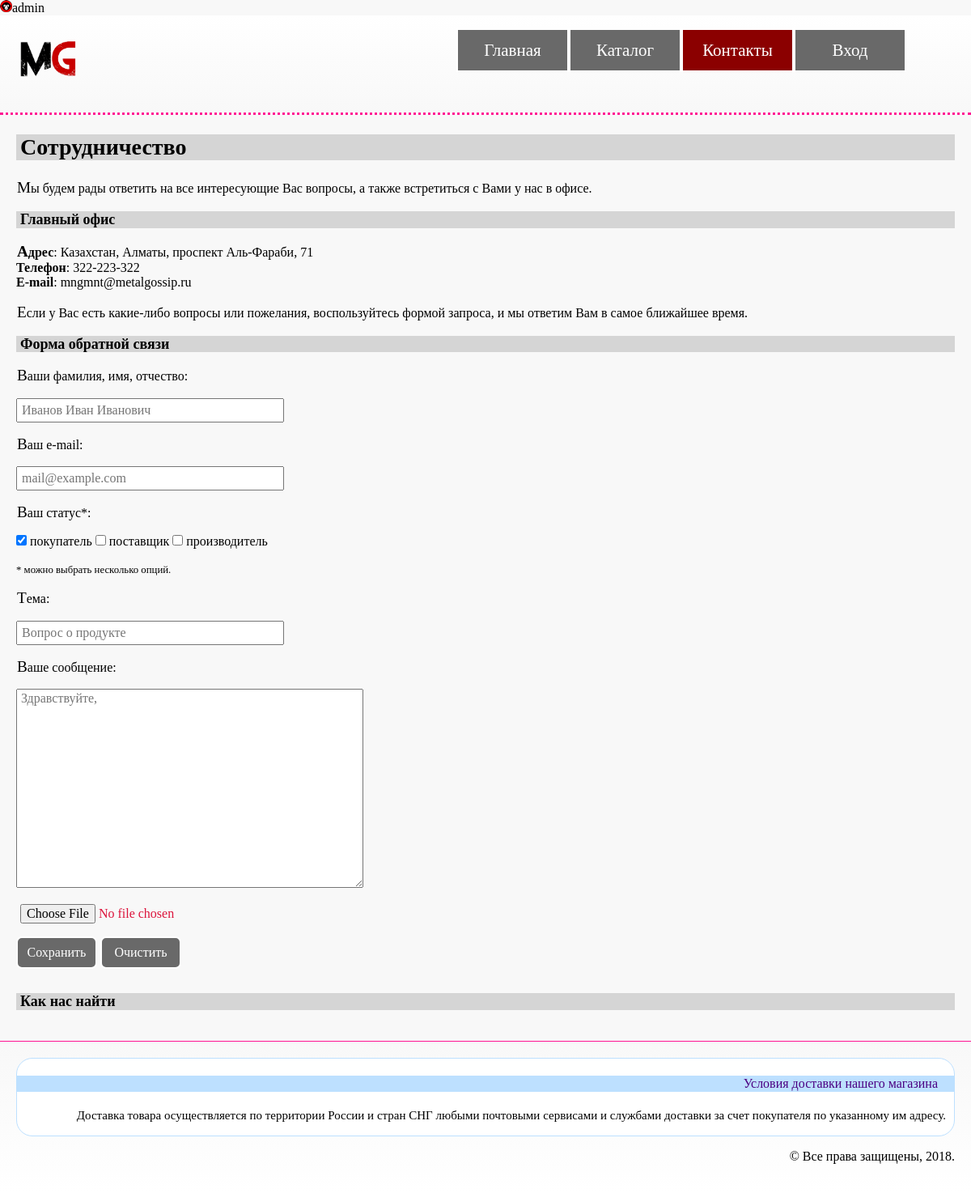
The page /contacts/ (signed in) on the database its author committed.
### accounts/models.py (models this page shows, shortened)
class Account(AbstractUser):
    avatar = models.ForeignKey('images.Image',
                               on_delete=models.PROTECT,
                               verbose_name='Аватар',
                               blank=True,
                               null=True)
    phone = models.CharField(verbose_name='Телефон',
                             max_length=12,
                             blank=True,
                             null=True)

### images/models.py (models this page shows, shortened)
class Image(models.Model):
    name = models.CharField(verbose_name='Название изображения',
                            max_length=250,
                            unique=True)
    value = models.ImageField(verbose_name='Изображение',
                              upload_to='images/')

### shop/views.py (the view)
# urls.py: path('contacts/', contacts),
def contacts(request):
    title = 'Контакты'
    return render(request, 'shop/contacts.html', context={'menu': get_menu(), 'title': title} )

### shop/views.py (called while the page is built)
def get_menu():
    with open('data/menu_list.json', encoding='utf-8') as file:
        return load(file).items()

### shop/templates/shop/contacts.html (shortened to what this page needs)
{% extends 'basic.html' %} {% block title %} MetalGossipStore&nbsp;&mdash; {{ title }} {% endblock %} {% block content %}
<h2>Сотрудничество</h2>
<p>Мы&nbsp;будем рады ответить на&nbsp;все интересующие Вас вопросы, а&nbsp;также встретиться с&nbsp;Вами у&nbsp;нас в&nbsp;офисе.</p>
<h3>Главный офис</h3>
<p><b>Адрес</b>: Казахстан, Алматы, проспект Аль-Фараби, 71<br>
    <b>Телефон</b>: 322-223-322<br>
    <b>E-mail</b>: mngmnt@metalgossip.ru</p>
<p>Если у&nbsp;Вас есть какие-либо вопросы или пожелания, воспользуйтесь формой запроса, и&nbsp;мы&nbsp;ответим Вам в&nbsp;самое ближайшее время.</p>
<h3>Форма обратной связи</h3>
<form action="№">
    <p>Ваши фамилия, имя, отчество:</p>
    <p><input type="text" placeholder="Иванов Иван Иванович"></p>
    <p>Ваш e-mail:</p>
    <p><input type="email" placeholder="mail@example.com"></p>
    <p>Ваш статус*:</p>
    <label><input type="checkbox" name="option1" value="customer" checked> покупатель</label>
    <label><input type="checkbox" name="option2" value="supplier"> поставщик</label>
    <label><input type="checkbox" name="option3" value="producer"> производитель</label>
    <p><small>* можно выбрать несколько опций.</small></p>
    <p>Тема:</p>
    <p><input type="text" placeholder="Вопрос о продукте"></p>
    <p>Ваше сообщение:</p>
    <p><textarea name="text" placeholder="Здравствуйте,"></textarea></p>
    <p><input type="file"></p>
    <p><button type="submit">Сохранить</button> <button type="reset">Очистить</button></p>
</form>
<div class="map">
    <h3>Как нас найти</h3>
</div>
{% endblock %}

### templates/basic.html (shortened to what this page needs)
 {% load static %}
<!DOCTYPE html>
<html lang="en">
<head>
    <link rel="stylesheet" href="{% static 'css/normalize.css' %}">
    <link rel="stylesheet" href="{% static 'css/style.css' %}">
</head>
<body>
    <div class="container">
        <div class="site">
           <div class="user"><img src="{{ user.avatar.value.url }}" alt="Аватар пользователя">{{ user.username|lower }}</div>
            <header class="header">
                <div>
                    {% if title == "Главная" %}
                    <a href="#"><img src="{% static 'img/logo.png' %}" alt="Логотип MetalGossipStore"/></a> {% else %}
                    <a href="/main"><img src="{% static 'img/logo.png' %}" alt="Логотип MetalGossipStore"/></a>{% endif %}
                </div>
                <nav>
                    <ul class="menu">
                        {% for href, li in menu %}
                        <li>
                            {% if li == title %}
                            <a class="menu-active" href="#">{{ li|title }}</a> {% else %}
                            <a href="{{ href }}">{{ li|title }}</a>{% endif %}
                        </li>
                        {% endfor%}
                    </ul>
                </nav>
            </header>
            <div class="content">
                {% block content %} {% endblock %}
            </div>
        </div>
        <footer>
            <section class="delivery_conditions">
                <h4>Условия доставки нашего магазина</h4>
                <p>Доставка товара осуществляется по&nbsp;территории России и&nbsp;стран СНГ любыми почтовыми сервисами и&nbsp;службами доставки за&nbsp;счет покупателя по&nbsp;указанному им&nbsp;адресу.</p>
            </section>
            <p>
                &copy;&nbsp;Все права защищены,&nbsp{% now "Y" %}.
            </p>
        </footer>
    </div>
</body>
</html>

### static/css/style.css (style rules this page uses)
html, body { height: 100%; }
.container { background-color: #f8f8f8; max-width: 1200px; margin: 0 auto; min-height: 100%; display: flex; flex-direction: column; }
.site { flex-grow: 1; }
.content { padding-left: 20px; padding-right: 20px; }
.content p:first-letter { font-family: Georgia; font-size: 120%; padding-left: 1px; }
body { background-color: white; min-height: 100%; }
p { font-size: 16px; }
h2, h3, #product_header { padding-left: 5px; }
h2 { background: #d5d5d5; color: black; font-size: 28px; font-weight: 600; }
h3 { background: #d5d5d5; color: black; font-size: 18px; font-weight: 600; }
.delivery_conditions { background-color: white; border: 1px solid #bde0ff; border-radius: 20px; }
.delivery_conditions h4 { background: #bde0ff; color: indigo; font-size: 16px; font-weight: 400; line-height: 20px; padding-left: 20px; padding-right: 20px; }
.delivery_conditions p { font-size: 15px; padding-left: 10px; padding-right: 10px; }
input[type="text"], input[type="email"], input[type="password"], input[type="file"], textarea { font-family: Times New Roman; font-size: 16px; color: crimson; padding-left: 5px; }
input[type="text"], input[type="email"], input[type="password"], input[type="file"] { height: 24px; width: 320px; }
textarea { height: 240px; width: 420px; }
#buy_button, input[type="submit"], button[type="submit"], button[type="reset"] { border: 2px solid; border-radius: 7px; height: 40px; width: 100px; font-size: 16px; background-color: dimgrey; color: white; }
.header { background: linear-gradient(to top, #f8f8f8, white); border-bottom-color: deeppink; border-bottom-style: dotted; min-height: 120px; display: flex; justify-content: space-between; }
.header img { margin-top: 5px; margin-left: 10px; width: 100px; }
footer { background: linear-gradient(to bottom, #f8f8f8, white); border-top-color: deeppink; border-top-style: solid; border-top-width: thin; min-height: 35px; margin-top: 20px; padding: 20px; text-align: right; }
.menu { display: flex; margin: 30 0; margin-right: 80px; padding: 0; }
.menu li, .menu li a { font-style: normal; color: white; list-style-type: none; width: 135px; height: 50px; line-height: 50px; text-align: center; }
.menu li { border: 2px solid; background-color: dimgrey; align-items: center; justify-content: center; font-size: 21px; }
.menu li a { display: block; text-decoration: none; }
.menu-active { background-color: darkred; }
.map h3 { margin-top: 30px; }

### rows shown on the page
Account: avatar.value (picture), username "admin"

### other values the page prints
{{ li|title }} "Главная" "Каталог" "Вход"
{{ li|title }} "Контакты"
